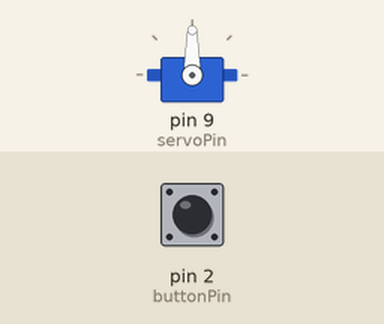
Simulated run of this sketch. Board: Arduino Uno, built with avr-gcc and run on an emulated ATmega328P. On the bench: servo. The inputs (shaded band) are chosen by the test bench; at power-on: pin 2 (buttonPin) LOW.

Above: at 1.2 s.
1.3 s: pin 2 (buttonPin) pulled HIGH for 0.15 s
At 2.05 s:
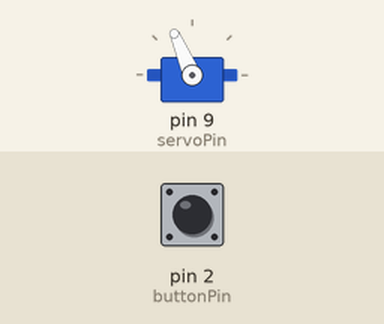
At 3.3 s:
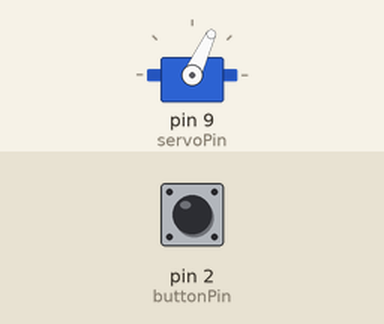
Timing chart, 0 to 4.8 s (numbered marks = the images above; inputs shaded):
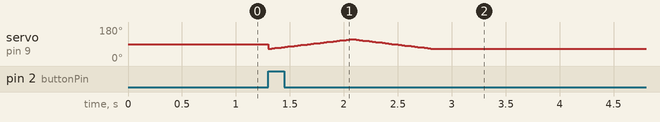

The sketch:

queens_arms.ino
```cpp
#include <Servo.h>

Servo queenarm; // queen's arms moving
int servoPin = 9;
int buttonPin = 2;

void setup() {
 queenarm.attach(servoPin);
 pinMode(buttonPin, INPUT);
}

void loop() {
 if (digitalRead(buttonPin) == HIGH) {
    for (int pos = 65; pos <= 115; pos += 1) {
      queenarm.write(pos);
      delay(15);
    }
    for (int pos = 115; pos >= 65; pos -= 1) {
      queenarm.write(pos);
      delay(15);
    }
 }
}
```
